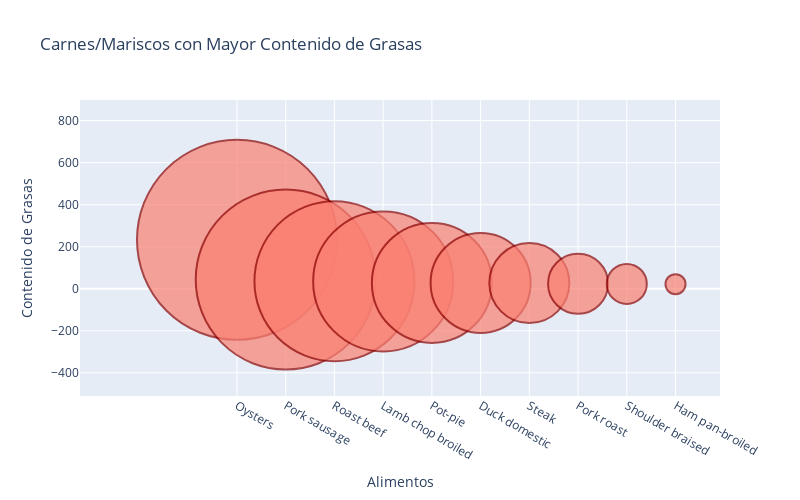

Write notebook code for a chart like this one.
### Markdown cell above
# Análisis de Carnes y Mariscos con Alto Contenido de Grasas

Los mariscos y las carnes son conocidos por su buen contenido de grasas, especialmente en ciertas variedades de pescados. En esta sección, identificaremos los alimentos con mayor contenido de grasas dentro de estas categorías.

## Proceso

1. **Filtrado de Datos**:
   - Seleccionamos los alimentos de las categorías `Fish Seafood` y `Meat Poultry`.

2. **Ordenación por Contenido de Grasas**:
   - Ordenamos los alimentos por la cantidad de grasa en orden descendente.
   - Seleccionamos los 10 alimentos con mayor contenido de grasa.

3. **Visualización**:
   - Se genera un gráfico de dispersión que muestra los alimentos seleccionados junto con su contenido de grasa.

### Code cell
# Seleccionar los 10 alimentos más grasosos
top_10_fattest = meat.sort_values(by='Fat', ascending=False).head(10)

# Crear gráfico de dispersión
import plotly.graph_objects as go

fig = go.Figure(data=[go.Scatter(
    x=top_10_fattest['Food'], 
    y=top_10_fattest['Fat'],
    mode='markers',
    marker=dict(
        size=[200, 180, 160, 140, 120, 100, 80, 60, 40, 20],  # Tamaño de los marcadores
        color='salmon',  # Color de los puntos
        line=dict(width=2, color='darkred')  # Borde de los marcadores
    )
)])

# Actualizar diseño del gráfico
fig.update_layout(
    title='Carnes/Mariscos con Mayor Contenido de Grasas',
    xaxis_title='Alimentos',
    yaxis_title='Contenido de Grasas',
    height=500,
    width=800
)

fig.show()

### Figure 1 — Plotly figure (JSON) as saved in the notebook; plotly's stock layout.template omitted (floating-point values rounded to 4 significant figures)
{"data": [{"marker": {"color": "salmon", "line": {"color": "darkred", "width": 2}, "size": [200, 180, 160, 140, 120, 100, 80, 60, 40, 20]}, "mode": "markers", "type": "scatter", "x": ["Oysters", "Pork sausage", "Roast beef", "Lamb chop broiled", "Pot-pie", "Duck domestic", "Steak", "Pork roast", "Shoulder braised", "Ham pan-broiled"], "y": [233, 44, 36, 35, 28, 28, 27, 24, 23, 22]}], "layout": {"height": 500, "title": {"text": "Carnes/Mariscos con Mayor Contenido de Grasas"}, "width": 800, "xaxis": {"autorange": true, "range": [-3.222, 9.913], "title": {"text": "Alimentos"}, "type": "category"}, "yaxis": {"autorange": true, "range": [-547.6, 943.9], "title": {"text": "Contenido de Grasas"}, "type": "linear"}}}
